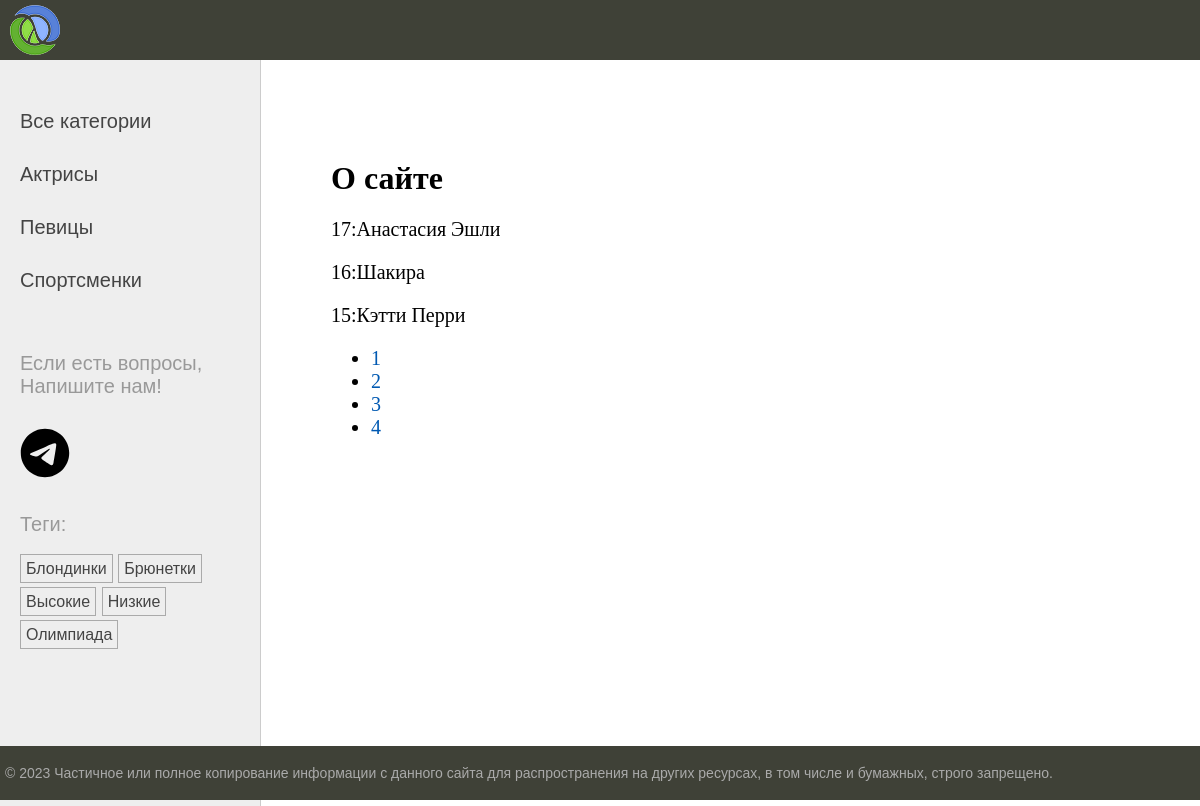
The page /about/ on the database its author committed.
### women/models.py (models this page shows, shortened)
class Category(models.Model):
    name = models.CharField(max_length=100, db_index=True, verbose_name='Категория')
    slug = models.SlugField(max_length=255, unique=True, db_index=True)
    class Meta:
        verbose_name = 'Категория'
        verbose_name_plural = 'Категории'
    def get_absolute_url(self):
        return reverse('category', kwargs={'cat_slug': self.slug})

class TagPost(models.Model):
    tag = models.CharField(max_length=100, db_index=True)
    slug = models.SlugField(max_length=255, unique=True, db_index=True)
    def get_absolute_url(self):
        return reverse('tag', kwargs={'tag_slug': self.slug})

class Women(models.Model):
    class Status(models.IntegerChoices):
        DRAFT = 0, 'Черновик'
        PUBLISHED = 1, 'Опубликовано'
    title = models.CharField(max_length=255, verbose_name='Заголовок')
    slug = models.SlugField(max_length=255, unique=True, db_index=True, verbose_name='Slug',validators=[
        MinLengthValidator(5, message='Минимум 5 символов'),
        MaxLengthValidator(100, message='Минимум 5 символов')
    ])
    photo = models.ImageField(upload_to='photos/%Y/%m/%d/', default=None, blank=True, null=True, verbose_name='Фото')
    content = models.TextField(blank=True, verbose_name='Текст статьи')
    time_create = models.DateTimeField(auto_now_add=True, verbose_name='Время создания')
    time_update = models.DateTimeField(auto_now=True, verbose_name='Время изменения')
    is_published = models.BooleanField(choices=tuple(map(lambda x: (bool(x[0]), x[1]), Status.choices)),
                                       default=Status.DRAFT, verbose_name='Статус')
    cat = models.ForeignKey('Category', on_delete=models.PROTECT, related_name='posts', verbose_name='Категории')
    tags = models.ManyToManyField('TagPost', blank=True, related_name='tags', verbose_name='Теги')
    husband = models.OneToOneField('Husband', on_delete=models.SET_NULL,
                                   null=True, blank=True, related_name='wuman', verbose_name='Муж')
    objects = models.Manager()
    published = PublishedManager()
    class Meta:
        verbose_name = 'Известные женщины'
        verbose_name_plural = 'Известные женщины'
        ordering = ['-time_create']
        indexes = [
            models.Index(fields=['-time_create'])
        ]

### women/views.py (the view)
# urls.py: path('about/', views.about, name='about'),
def about(request):
    contact_list = Women.published.all()
    paginator = Paginator(contact_list, 3)
    page_number = request.GET.get('page')
    page_obj = paginator.get_page(page_number)
    return render(request, 'women/about.html',
                  {'title': 'О сайте', 'page_obj': page_obj})

### women/models.py (called while the page is built)
    def get_queryset(self):
        return super().get_queryset().filter(is_published=Women.Status.PUBLISHED)

### women/templatetags/women_tags.py (called while the page is built)
@register.inclusion_tag('women/list_categories.html')
def show_categories(cat_selected=0):
    cats = Category.objects.annotate(total=Count("posts")).filter(total__gt=0)
    return {'cats': cats, 'cat_selected': cat_selected}

@register.inclusion_tag('women/list_tags.html')
def show_all_tags():
    return {'tags': TagPost.objects.annotate(total=Count("tags")).filter(total__gt=0)}

### women/templates/women/about.html
{% extends 'base.html' %}
{% block content %}
<h1>{{title}}</h1>
    {% for item in page_obj %}
    <p>{{ item.pk }}:{{ item.title }}</p>
    {% endfor %}
    <nav>
    <ul>
        {% for p in page_obj.paginator.page_range %}
        <li>
            <a href="?page={{ p }}">{{ p }}</a>
        </li>
        {% endfor %}
    </ul>
    </nav>
{% endblock %}

### women/templates/women/list_categories.html
{% for cat in cats %}
{% if cat.id == cat_selected %}
<li class='selected'>{{cat.name}}</li>
{% else %}
<li><a href="{{ cat.get_absolute_url }}">{{cat.name}}</a></li>
{% endif %}
{% endfor %}

### women/templates/women/list_tags.html
{% if tags %}
    <p>Теги:</p>
    <ul class="tags-list">
    {% for t in tags %}
    <li><a href="{{ t.get_absolute_url }}">{{ t.tag }}</a></li>
    {% endfor %}
    </ul>
{% endif %}

### women/static/women/css/styles.css (style rules this page uses)
html, body { font-family: 'Arial'; margin: 0; padding: 0; height: 100%; width: 100%; color: #444; }
a { color: #0059b2; text-decoration: none; }
.left-chapters ul { width: 230px; margin: 0; padding: 20px 10px 10px 20px; list-style: none; font-size: 20px; }
.left-chapters ul li { margin: 30px 0 0 0; color: #999; }
.left-chapters ul li a { color: #444; text-decoration: none; }
ul.tags-list { width: 100%; margin: 0; padding: 0; list-style: none; }
ul.tags-list li { margin: 0; padding: 0 0 10px; display: inline-block; }
ul.tags-list li a { padding: 5px; font-size: 16px; border: 1px solid #aaa; }
.content-text h1 { font-size: 32px; }

### rows shown on the page
Category: name "Актрисы"
Category: name "Певицы"
Category: name "Спортсменки"
TagPost: tag "Блондинки"
TagPost: tag "Брюнетки"
TagPost: tag "Высокие"
TagPost: tag "Низкие"
TagPost: tag "Олимпиада"
Women: pk "17", title "Анастасия Эшли"
Women: pk "16", title "Шакира"
Women: pk "15", title "Кэтти Перри"

### other values the page prints
{{ title }} "О сайте"
{{ p }} "1" "2" "3" "4"
